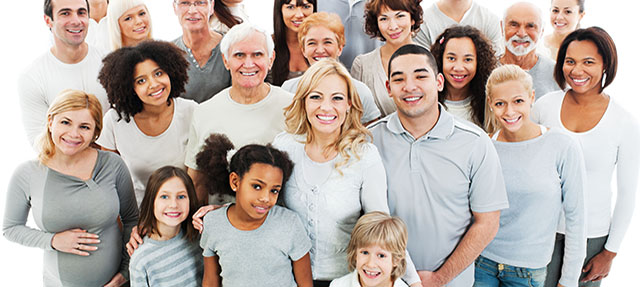
#> input picture Face_Detection_Using_Python/group-of-people-1.jpg, 640 x 287 px
$ python detectFaces.py
#> lines starting #> are read from the running program, lines starting #| are printed output that depends on the picture
import os
import cv2

# Load the image
img = cv2.imread("group-of-people-1.jpg")
#> img is the input picture: shape (287, 640, 3); mean B, G, R 166.5, 173.9, 186.8

# Convert the image to grayscale
gray = cv2.cvtColor(img, cv2.COLOR_BGR2GRAY)
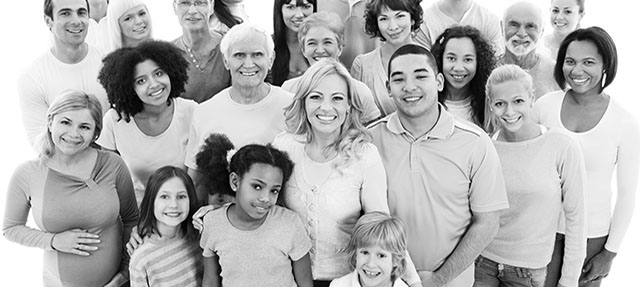
#> gray: shape (287, 640); min 0, max 255, mean 176.9

# Load the face cascade classifier
face_cascade = cv2.CascadeClassifier(
    "/Users/Ariane/Documents/CODES/Python/Face_Detection_Using_Python/haarcascade_frontalface_default.xml")

# Detect faces in the image
faces = face_cascade.detectMultiScale(gray, scaleFactor=1.1, minNeighbors=5)
#> faces = 13 rows, first 6: [299, 26, 42, 42], [556, 42, 51, 51], [148, 178, 49, 49], [499, 7, 47, 47], [227, 36, 49, 49], [436, 39, 49, 49]

# Create a directory to save the cropped images
if not os.path.exists("cropped_faces"):
    os.makedirs("cropped_faces")

# Crop and save each face
for i, (x, y, w, h) in enumerate(faces):
    face_img = img[y:y+h, x:x+w]
    # increase the size of the face
    resized_face = cv2.resize(face_img, (2*w, 2*h))
    cv2.imwrite(f"cropped_faces/face_{i}.jpg", resized_face)
#> this loop made 13 passes
#> (x, y, w, h) on passes 1 to 12: (299, 26, 42, 42), (556, 42, 51, 51), (148, 178, 49, 49), (499, 7, 47, 47), (227, 36, 49, 49), (436, 39, 49, 49), (483, 83, 52, 52), (49, 105, 52, 52), (126, 57, 51, 51), (299, 76, 55, 55), (238, 167, 54, 54), (348, 234, 52, 52)
#> pass 1, `face_img = img[y:y+h, x:x+w]`:
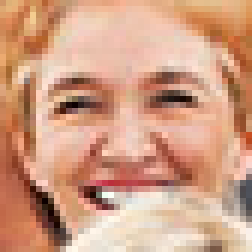
#> face_img: shape (42, 42, 3) (shown 6 times larger); mean B, G, R 131.5, 158.2, 209
#> pass 1, `resized_face = cv2.resize(face_img, (2*w, 2*h))`:
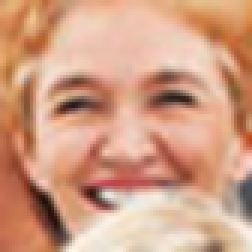
#> resized_face: shape (84, 84, 3) (shown 3 times larger); mean B, G, R 131.5, 158.1, 208.9
#> pass 2, `face_img = img[y:y+h, x:x+w]`:
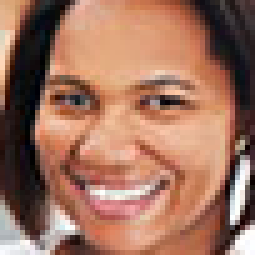
#> face_img: shape (51, 51, 3) (shown 5 times larger); mean B, G, R 93.7, 113.2, 159.3
#> pass 2, `resized_face = cv2.resize(face_img, (2*w, 2*h))`:
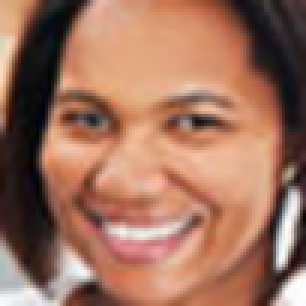
#> resized_face: shape (102, 102, 3) (shown 3 times larger); mean B, G, R 93.6, 113.2, 159.2
#> after the loop:
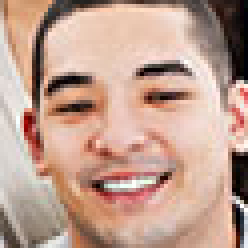
#> face_img: shape (62, 62, 3) (shown 4 times larger); mean B, G, R 142.6, 158, 191.8
